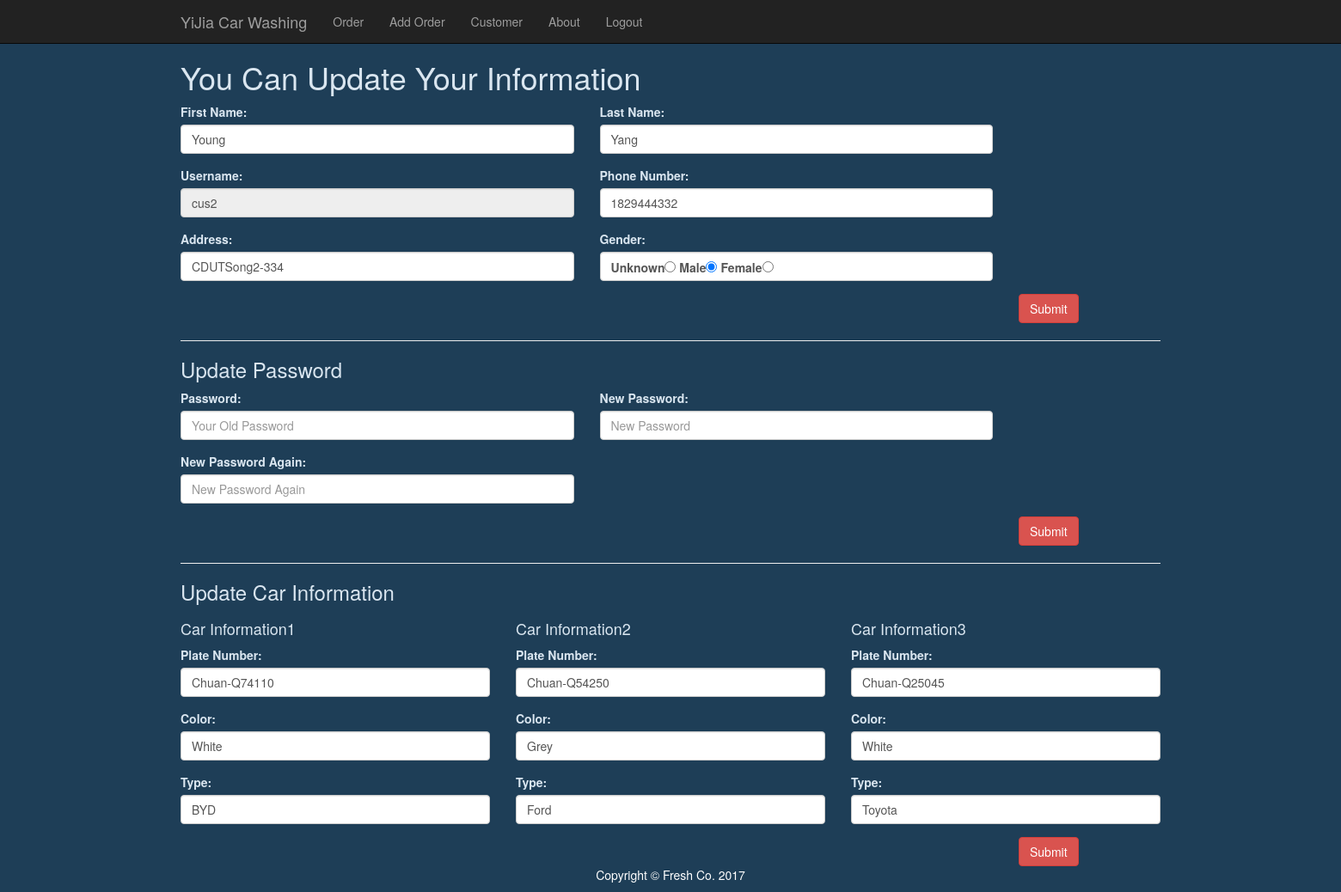
Screenshot of /index.php?page=customer (signed in) with the database file from the repository.
### tables this page shows
CREATE TABLE IF NOT EXISTS `customer` (
  `id` int(10) unsigned NOT NULL,
  `username` varchar(50) DEFAULT NULL,
  `pwdhash` varchar(60) DEFAULT NULL,
  `salt` varchar(10) DEFAULT NULL,
  `FirstName` varchar(10) DEFAULT NULL,
  `LastName` varchar(10) NOT NULL,
  `sex` tinyint(1) DEFAULT NULL,
  `tel` varchar(20) DEFAULT NULL,
  `address` varchar(225) DEFAULT NULL,
  `balance` double DEFAULT NULL,
  `birth` date DEFAULT NULL
);

CREATE TABLE IF NOT EXISTS `car` (
  `id` int(11) NOT NULL,
  `plate` varchar(50) DEFAULT NULL,
  `brand` varchar(100) DEFAULT NULL,
  `color` varchar(100) DEFAULT NULL,
  `cus_id` int(10) unsigned DEFAULT NULL
);

### inc/db.php (called while the page is built, shortened)
<?php
 class Mysql{
	function __construct(){
		$this->conn=$this->getConn();
	}
	function getConn(){
        $conn =  mysql_connect('localhost','root','') or die("Cannot connect to server".mysql_error());
        return $conn;
    }
	function fetch($result){
        $row = mysql_fetch_array($result);
        return $row;
    }
	function query($sql){
        $res = mysql_query($sql,$this->conn) or die(mysql_error());
		return $res;
	}
}
$mysql = new Mysql();
?>

### app/customer.php (the view, shortened to what this page needs)
<div class="container">
       <div class="row">
			<div class="col-md-12 customer">
			<h1>You Can Update Your Information</h1>
			</div>
			<?php
				$sql_cusinfo = "SELECT * FROM customer WHERE id = '".$_SESSION['customer_id']."'";
				$result_cusinfo = $mysql->query($sql_cusinfo);
				$cusinfo = $mysql->fetch($result_cusinfo);
			?>
			<form method='post'>
			    <div class="form-group col-md-5 col-md-offset-0 customer">
			    	<label for='fname'>First Name:</label>
					<input type="text" maxlength="20" class="form-control" name="fname" id="fname" value="<?php echo $cusinfo['FirstName']; ?>">
				</div>
				<div class="form-group col-md-5 col-md-offset-0 customer">
			    	<label for='lname'>Last Name:</label>
					<input type="text" maxlength="20" class="form-control" name="lname" id="lname" value="<?php echo $cusinfo['LastName']; ?>">
				</div>
			    <div class="form-group col-md-5 col-md-offset-0 customer">
			    	<label for='username'>Username:</label>
					<input type="text" class="form-control" name="username" id='username' value="<?php echo $cusinfo['username']; ?>" disabled>
				</div>
			    <div class="form-group col-md-5 col-md-offset-0 customer">
			    	<label for='phone'>Phone Number:</label>
					<input type="text" maxlength="13" class="form-control" name="phone" id='phone' value="<?php echo $cusinfo['tel']; ?>">
				</div>
				<div class="form-group col-md-5 col-md-offset-0 customer">
			    	<label for='address'>Address:</label>
					<input type="text" maxlength="40" class="form-control" name="address" id='address' value="<?php echo $cusinfo['address']; ?>">
				</div>
                   <div class="form-group col-md-5 col-md-offset-0 customer">
			    	<label for='sex'>Gender:</label>
                       <div class="form-control">
			            <label>Unknown<input type='radio' name='sex' value=0 checked/></label>
			            <label>Male<input type='radio' name='sex' value=1/></label>
			            <label>Female<input type='radio' name='sex' value=2/></label>
                       </div>
				</div>
				<div class="col-md-12 col-md-offset-10 customer">
			    	<input type="submit" value="Submit" class="btn btn-danger">
				</div>
			</form>
			<div class="col-md-12 customer">
				<hr>
				<h3>Update Password</h3>
			</div>
			<form method="post">
		    	<div class="form-group col-md-5 col-md-offset-0 customer">
		   		 	<label for='password'>Password:</label>
					<input type="text" class="form-control" name="password" id='password' placeholder="Your Old Password" required>
				</div>
		    	<div class="form-group col-md-5 col-md-offset-0 customer">
		   		 	<label for='newpassword'>New Password:</label>
					<input type="text" class="form-control" name="newpassword" id='newpassword' placeholder="New Password" required>
				</div>
		    	<div class="form-group col-md-5 col-md-offset-0 customer">
		   		 	<label for='newpasswordagain'>New Password Again:</label>
					<input type="text" class="form-control" name="newpasswordagain" id='newpasswordagain' placeholder="New Password Again" required>
				</div>
				<div class="col-md-12 col-md-offset-10 customer">
			    	<input type="submit" value="Submit" class="btn btn-danger">
				</div>
			</form>
			<div class="col-md-12 customer"><hr>
				<h3>Update Car Information</h3>
			</div>
			<?php
			$sql_cuscarid = "SELECT * FROM car WHERE cus_id ='".$_SESSION['customer_id']."'";
			$result_cuscarid = $mysql->query($sql_cuscarid);
			$num = 0;
			while ($row_carinfo = $mysql->fetch($result_cuscarid)) {
				$num ++;
			?>
				<form method="post">
					<div class="col-md-4 customer">
					<h4>Car Information<?php echo $num;?></h4>
			   	 		<div class="form-group  col-md-offset-0 customer">
			   			 	<label for='plate'>Plate Number:</label>
							<input type="text" class="form-control" name="plate<?php echo $num;?>" id='plate' value="<?php echo $row_carinfo['plate']; ?>">
						</div>
			    		<div class="form-group  col-md-offset-0 customer">
			   			 	<label for='colol'>Color:</label>
							<input type="text" class="form-control" name="color<?php echo $num;?>" id='color' value="<?php echo $row_carinfo['color']; ?>">
						</div>
			    		<div class="form-group  col-md-offset-0 customer">
			   			 	<label for='type'>Type:</label>
							<input type="text" class="form-control" name="type<?php echo $num;?>" id='type' value="<?php echo $row_carinfo['brand']; ?>">
						</div>
					</div>
				<?php
			}
				?>
					<div class="col-md-12 col-md-offset-10">
			    		<input type="submit" value="Submit" class="btn btn-danger">
					</div>
			  </form>
	</div>
</div>

### static/css/frontend.css (style rules this page uses)
div { color:black; }
.customer { color:#dae6f0; }

### rows the page displays
customer: fname "Young", lname "Yang", username "cus2", phone "1829444332", address "CDUTSong2-334"
car: plate1 "Chuan-Q74110", color1 "White", type1 "BYD"
car: plate2 "Chuan-Q54250", color2 "Grey", type2 "Ford"
car: plate3 "Chuan-Q25045", color3 "White", type3 "Toyota"
